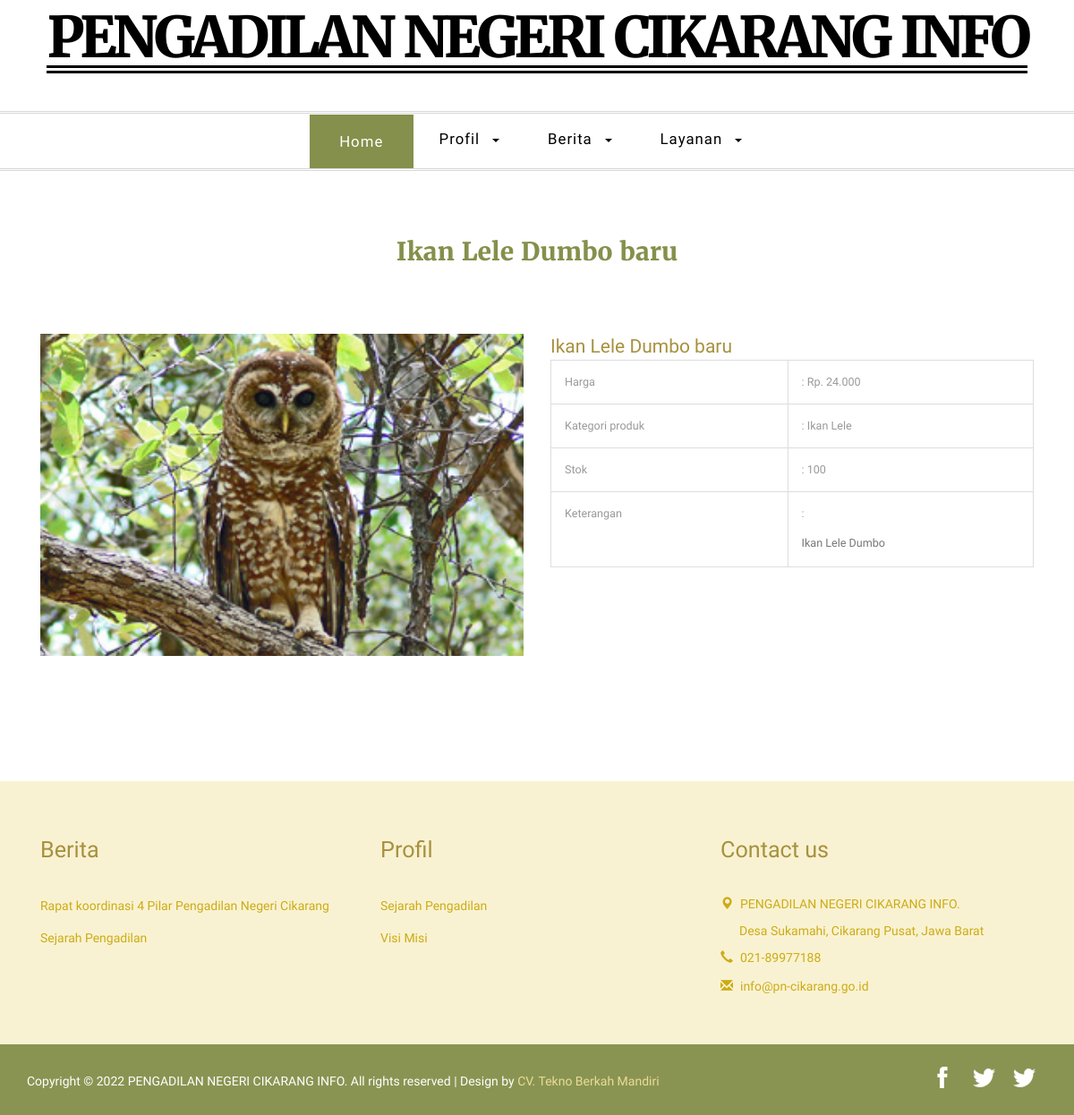
The app's page /produk/read/ikan-lele-dumbo-baru with its own data.
### tables this page shows
CREATE TABLE `konfigurasi` (
  `id_konfigurasi` int(11) NOT NULL,
  `home_setting` varchar(20) NOT NULL,
  `namaweb` varchar(200) NOT NULL,
  `tagline` varchar(200) DEFAULT NULL,
  `tentang` varchar(500) DEFAULT NULL,
  `gambar` text,
  `video` varchar(50) DEFAULT NULL,
  `yacht` text NOT NULL,
  `website` varchar(255) DEFAULT NULL,
  `email` varchar(255) DEFAULT NULL,
  `alamat` varchar(400) DEFAULT NULL,
  `telepon` varchar(50) DEFAULT NULL,
  `hp` varchar(50) DEFAULT NULL,
  `fax` varchar(50) DEFAULT NULL,
  `logo` varchar(255) DEFAULT NULL,
  `icon` varchar(255) DEFAULT NULL,
  `keywords` varchar(400) DEFAULT NULL,
  `metatext` text,
  `facebook` varchar(255) DEFAULT NULL,
  `twitter` varchar(255) DEFAULT NULL,
  `instagram` varchar(255) DEFAULT NULL,
  `google_map` text,
  `judul_1` varchar(200) DEFAULT NULL,
  `pesan_1` varchar(200) DEFAULT NULL,
  `judul_2` varchar(200) DEFAULT NULL,
  `pesan_2` varchar(200) DEFAULT NULL,
  `judul_3` varchar(200) DEFAULT NULL,
  `pesan_3` varchar(200) DEFAULT NULL,
  `judul_4` varchar(200) DEFAULT NULL,
  `pesan_4` varchar(200) DEFAULT NULL,
  `judul_5` varchar(200) DEFAULT NULL,
  `pesan_5` varchar(200) NOT NULL,
  `judul_6` varchar(200) DEFAULT NULL,
  `pesan_6` varchar(200) NOT NULL,
  `id_user` int(11) NOT NULL,
  `tanggal` timestamp NOT NULL DEFAULT CURRENT_TIMESTAMP ON UPDATE CURRENT_TIMESTAMP
);

CREATE TABLE `produk` (
  `id_produk` int(11) NOT NULL,
  `id_user` int(11) NOT NULL,
  `id_kategori_produk` int(11) NOT NULL,
  `slug_produk` varchar(255) NOT NULL,
  `nama_produk` varchar(255) NOT NULL,
  `keterangan` text NOT NULL,
  `harga` int(11) NOT NULL,
  `stok` int(11) NOT NULL,
  `satuan` varchar(20) NOT NULL,
  `status_produk` varchar(20) NOT NULL,
  `gambar` varchar(255) NOT NULL,
  `tanggal_post` datetime NOT NULL,
  `tanggal` timestamp NOT NULL DEFAULT CURRENT_TIMESTAMP ON UPDATE CURRENT_TIMESTAMP
);

CREATE TABLE `kategori_produk` (
  `id_kategori_produk` int(11) NOT NULL,
  `slug_kategori_produk` varchar(255) NOT NULL,
  `nama_kategori_produk` varchar(255) NOT NULL,
  `keterangan` text,
  `urutan` int(11) DEFAULT NULL
);

CREATE TABLE `berita` (
  `id_berita` int(11) NOT NULL,
  `id_user` int(11) NOT NULL,
  `id_kategori_berita` int(11) NOT NULL,
  `slug_berita` varchar(255) NOT NULL,
  `nama_berita` varchar(255) NOT NULL,
  `keterangan` text NOT NULL,
  `jenis_berita` varchar(20) NOT NULL,
  `status_berita` varchar(20) NOT NULL,
  `gambar` varchar(255) NOT NULL,
  `tanggal_post` datetime NOT NULL,
  `tanggal` timestamp NOT NULL DEFAULT CURRENT_TIMESTAMP ON UPDATE CURRENT_TIMESTAMP
);

### application/views/layout/wrapper.php (called while the page is built)
<?php
require_once('head.php');
require_once('header.php');
require_once('nav.php');
require_once('content.php');
require_once('footer.php');

### application/controllers/Produk.php (called while the page is built, shortened)
<?php
class Produk extends CI_Controller {
	public function __construct(){
		$this->load->model('konfigurasi_model');
		$this->load->model('produk_model');
		$this->load->model('kategori_produk_model');
	}
	public function read($slug_produk) {
		$produk	= $this->produk_model->home();
		$read	= $this->produk_model->read($slug_produk);
		$data	= array( 'title'	=> $read->nama_produk,
						 'keywords' => $read->nama_produk,
						 'produk'	=> $produk,
						 'read'		=> $read,
						 'isi'		=> 'produk/read');
		$this->load->view('layout/wrapper',$data);
	}
}

### index.php (called while the page is built, shortened)
<?php
require_once BASEPATH.'core/CodeIgniter.php';

### application/models/Konfigurasi_model.php (called while the page is built, shortened)
<?php
class Konfigurasi_model extends CI_Model {
	public function listing() {
		$this->db->select('*');
		$this->db->from('konfigurasi');
		$this->db->order_by('id_konfigurasi','DESC');
		$query = $this->db->get();
		return $query->row_array();
	}
}

### application/views/layout/content.php (called while the page is built)
<?php
if($isi)   {
	$this->load->view($isi);
}

### application/models/Produk_model.php (called while the page is built, shortened)
<?php
class Produk_model extends CI_Model {
	public function home() {
		$this->db->select('produk.*, kategori_produk.nama_kategori_produk, users.nama');
		$this->db->from('produk');
		$this->db->join('kategori_produk','kategori_produk.id_kategori_produk = produk.id_kategori_produk', 'LEFT');
		$this->db->join('users','users.id_user = produk.id_user','LEFT');
		$this->db->where('produk.status_produk','Publish');
		$this->db->order_by('id_produk','DESC');
		$this->db->limit(6);
		$query = $this->db->get();
		return $query->result();
	}
	public function read($slug_produk) {
		$this->db->select('produk.*, kategori_produk.nama_kategori_produk, users.nama');
		$this->db->from('produk');
		$this->db->join('kategori_produk','kategori_produk.id_kategori_produk = produk.id_kategori_produk', 'LEFT');
		$this->db->join('users','users.id_user = produk.id_user','LEFT');
		$this->db->where('produk.slug_produk',$slug_produk);
		$this->db->order_by('id_produk','DESC');
		$query = $this->db->get();
		return $query->row();
	}
}

### application/models/Site_model.php (called while the page is built, shortened)
<?php
class Site_model extends CI_Model {
	public function nav_produk() {
		$this->db->select('produk.*,kategori_produk.nama_kategori_produk,
						  kategori_produk.slug_kategori_produk');
		$this->db->from('produk');
		$this->db->join('kategori_produk','kategori_produk.id_kategori_produk = produk.id_kategori_produk');
		$this->db->group_by('produk.id_kategori_produk');
		$this->db->order_by('kategori_produk.nama_kategori_produk','ASC');
		$query = $this->db->get();
		return $query->result();
	}
	public function nav_berita() {
		$this->db->select('berita.*,kategori_berita.nama_kategori_berita,
						  kategori_berita.slug_kategori_berita');
		$this->db->from('berita');
		$this->db->join('kategori_berita','kategori_berita.id_kategori_berita = berita.id_kategori_berita');
		$this->db->group_by('berita.id_kategori_berita');
		$this->db->order_by('kategori_berita.nama_kategori_berita','ASC');
		$query = $this->db->get();
		return $query->result();
	}
	public function nav_profil() {
		$this->db->select('*');
		$this->db->from('berita');
		$this->db->where(array(	'jenis_berita'	=> 'Profil',
								'status_berita'	=> 'Publish'));
		$this->db->order_by('nama_berita');
		$query = $this->db->get();
		return $query->result();
	}
}

### application/views/produk/read.php (the view)
	<div class="about">
		<div class="container">
			<h3 class="title"><?php echo $title ?></h3>
			<div class="about-text">
				<div class="col-md-6 about-text-left">
					<img src="<?php echo base_url('assets/upload/image/'.$read->gambar) ?>" class="img-responsive" alt="<?php echo $title ?>"/>
				</div>
				<div class="col-md-6 about-text-right">
					<h4><?php echo $title ?></h4>
<table width="100%" border="0" cellspacing="0" cellpadding="0" class="table table-bordered">
  <tr>
    <td>Harga</td>
    <td>: Rp. <?php echo number_format($read->harga,'0',',','.') ?></td>
  </tr>
  <tr>
    <td>Kategori produk</td>
    <td>: <?php echo $read->nama_kategori_produk ?></td>
  </tr>
  <tr>
    <td>Stok</td>
    <td>: <?php echo $read->stok ?></td>
  </tr>
  <tr>
    <td>Keterangan</td>
    <td>: <?php echo $read->keterangan ?></td>
  </tr>
</table>
				</div>
				<div class="clearfix"> </div>
			</div>
		</div>
</div>

### application/views/layout/header.php
<?php
$site = $this->konfigurasi_model->listing();
?>
<div class="logo">
  <div class="container">
	  <div class="logo-info">
		  <a href="<?php echo base_url() ?>">
			  <h1><?php echo $site['namaweb'] ?></h1>
		  </a>
	  </div>
  </div>
</div>

### application/views/layout/footer.php (shortened to what this page needs)
<?php
$site = $this->konfigurasi_model->listing();
?>
<div class="footer">
<div class="container">
<div class="footer-grids">
	<div class="col-md-4 footer-grid">
		<h3 class="title">Berita</h3>
		 <ul>
         	<?php
			$footer_berita	= $this->site_model->nav_berita();
			foreach($footer_berita as $fober) {
			?>
			<li><a href="<?php echo base_url('berita/kategori/'.$fober->slug_berita) ?>"><?php echo $fober->nama_berita ?></a></li>
			<?php } ?>
		</ul>
	</div>
	<div class="col-md-4 footer-grid">
		<h3 class="title">Profil</h3>
		<ul>
        <?php
		$footer_profil	= $this->site_model->nav_profil();
		foreach($footer_profil as $foprof) {
		?>
			<li><a href="<?php echo base_url('berita/read/'.$foprof->slug_berita) ?>">
			<?php echo $foprof->nama_berita ?></a></li>
		<?php } ?>
		</ul>
	</div>
	<div class="col-md-4 footer-grid contact-grid">
			<h3 class="title">Contact us</h3>
			<ul>
				<li><span class="glyphicon glyphicon-map-marker" aria-hidden="true"></span><?php echo $site['namaweb']?>.</li>
				<li class="adrs"><?php echo nl2br ($site['alamat'])?></li>
				<li><span class="glyphicon glyphicon-earphone" aria-hidden="true"></span><?php echo $site['telepon']?></li>
				<li><span class="glyphicon glyphicon-envelope" aria-hidden="true"></span><a href="mailto:<?php echo $site['email']?>"><?php echo $site['email']?></a></li>
			</ul>
	</div>
	<div class="clearfix"> </div>
</div>
</div>
</div>
<div class="copy">
<div class="container">
<div class="copy-left">
	<p>Copyright © 2022 <?php echo $site['namaweb']?>. All rights reserved | Design by <a href="<?php echo $site['website']?>">CV. Tekno Berkah Mandiri</a></p>
</div>
<div class="social-icons">
	<ul>
		<li><a href="<?php echo $site['facebook']?>" class="fb"></a></li>
		<li><a href="<?php echo $site['twitter']?>"></a></li>
        <li><a href="<?php echo $site['instagram']?>" class="ig"></a></li>
	</ul>
</div>
<div class="clearfix"> </div>
</div>
</div>
</body>
</html>

### assets/front/css/style.css (style rules this page uses)
body { margin:0; font-family: 'Roboto-Regular'; }
body a { transition: 0.5s all ease; -webkit-transition: 0.5s all ease; -moz-transition: 0.5s all ease; -o-transition: 0.5s all ease; -ms-transition: 0.5s all ease; text-decoration:none; }
h1,h2,h3,h4,h5,h6 { margin:0; }
p { margin:0; }
ul,label { margin:0; padding:0; }
.logo { padding: 0.8em 0 3em; text-align: center; }
.logo a { display:inline-block; }
.logo a h1 { font-size: 4.5em; font-family: 'merriweather-bold'; color: #000; letter-spacing: -5px; border-bottom: 9px double #000; line-height: 0.98em; }
.logo-info { position: relative; }
h3.title { font-size: 2em; color: #84904B; text-align: center; padding: 0.2em 0; font-family: 'merriweather-bold'; }
.footer { padding: 4em 0 3em; background-color:#F9F2D2; }
.footer-grid h3.title { padding: 0.3em 0; text-align: left; width: 69%; border-color: #E8DA97; font-family: 'Roboto-Regular'; font-size: 1.8em; color: #A7913F; }
.footer-grid ul { margin: 0; padding: 2em 0 0; }
.footer-grid ul li { display: block; margin: 0 0 10px; color:#CCAC16; font-size: 1em; }
.footer-grid ul li a { font-size: 1em; color: #CCAC16; text-decoration: none; padding: 0.2em 0; display: inline-block; }
.contact-grid ul li span { width: 15px; height: 15px; margin-right: 0.5em; }
.footer-grid ul li.adrs { padding-left: 1.5em; }
.copy { text-align: center; background:#899452; padding:1.5em 0; }
.copy p { color: #fff; font-size: 1em; margin-top: 10px; }
.copy p a { color:#EADB97; }
.copy-left { float: left; }
.social-icons { float: right; }
.social-icons ul li { display: inline-block; margin-right: 10px; }
.social-icons ul li a.fb { background: url(../images/iconsprite.png)no-repeat 10px 3px; }
.social-icons ul li a { background: url(../images/iconsprite.png)no-repeat 3px -33px; display: block; width: 32px; height: 32px; transition: none; }
.about, .typo, .gallery,.services, .contact { padding: 5em 0; }
.about-text { padding: 5em 0; }
.about-text-left img { width: 100%; }
.about-text-right h4 { color: #A7913F; font-size: 1.5em; line-height: 1.4em; }
.about-text-right p { color: #777; font-size: 1em; line-height: 1.8em; margin-top: 1em; }
.table > thead > tr > th, .table > tbody > tr > th, .table > tfoot > tr > th, .table > thead > tr > td, .table > tbody > tr > td, .table > tfoot > tr > td { border-top: none !important; }
.table td, .table>tbody>tr>td, .table>tbody>tr>th, .table>tfoot>tr>td, .table>tfoot>tr>th, .table>thead>tr>td, .table>thead>tr>th { padding: 15px!important; }
.table > thead > tr > th, .table > tbody > tr > th, .table > tfoot > tr > th, .table > thead > tr > td, .table > tbody > tr > td, .table > tfoot > tr > td { font-size: 0.9em; color: #999; border-top: none !important; }

### records on screen
konfigurasi: namaweb "PENGADILAN NEGERI CIKARANG INFO", alamat "Desa Sukamahi, Cikarang Pusat, Jawa Barat", telepon "021-89977188", email "info@pn-cikarang.go.id"
produk: nama_produk "Ikan Lele Dumbo baru", gambar (picture), harga "24.000", id_kategori_produk.nama_kategori_produk "Ikan Lele", stok "100", keterangan "Ikan Lele Dumbo"
berita: nama_berita "Rapat koordinasi 4 Pilar Pengadilan Negeri Cikarang"
berita: nama_berita "Sejarah Pengadilan"
berita: nama_berita "Visi Misi"
